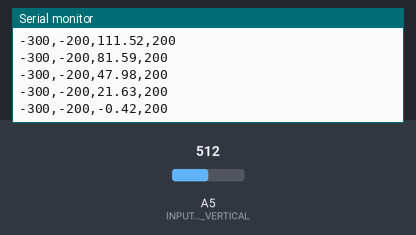
This sketch was run on a simulated Arduino Uno, built with avr-gcc and run on an emulated ATmega328P. On the bench: the last lines printed to the serial monitor. Inputs (shaded band) come from the test bench; at power-on: A5 (INPUT_PIN_VERTICAL) = 512.

Above: at 1.2 s.
1.3 s: A5 (INPUT_PIN_VERTICAL) set to 716
At 1.55 s:
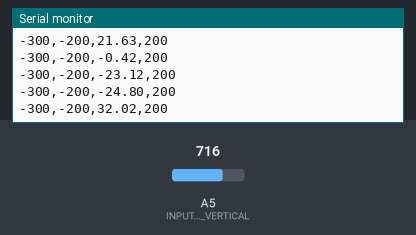
2.8 s: A5 (INPUT_PIN_VERTICAL) set to 900
At 2.87 s:
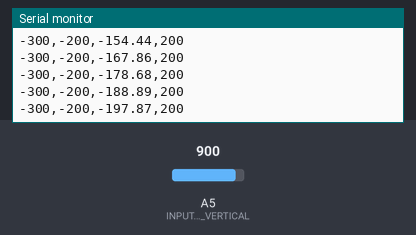
Timing chart, 0 to 5.8 s (numbered marks = the images above; inputs shaded):
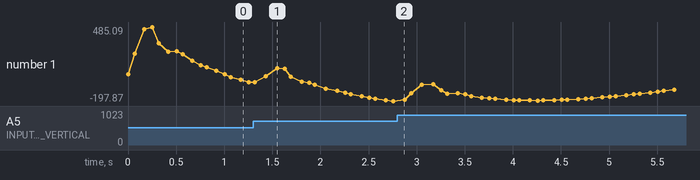

The sketch:

EOG_Mapper.ino
```cpp
#define SAMPLE_RATE 75
#define BAUD_RATE 115200
// #define INPUT_PIN_HORIZONTAL A0
#define INPUT_PIN_VERTICAL A5

int count = 0;

void setup() {
	// Serial connection begin
	Serial.begin(BAUD_RATE);
}

void loop() {
	// Calculate elapsed time
	static unsigned long past = 0;
	unsigned long present = micros();
	unsigned long interval = present - past;
	past = present;

	// Run timer
	static long timer = 0;
	timer -= interval;

	// Sample
	if(timer < 0){
		timer += 1000000 / SAMPLE_RATE;
    // float sensor_value_horizontal = analogRead(INPUT_PIN_HORIZONTAL);
    float sensor_value_vertical = analogRead(INPUT_PIN_VERTICAL);
		// float signal_horizontal = EOGFilter(sensor_value_horizontal);
    float signal_vertical = EOGFilter2(sensor_value_vertical);
    Serial.print(-300);
    Serial.print(",");
    Serial.print("-200");
    Serial.print(",");
		// Serial.print(signal_horizontal);
    // Serial.print(",");
    Serial.print(signal_vertical);
    Serial.print(",");
    Serial.println(200);
    count++;
	}
}

float EOGFilter(float input)
{
  float output = input;
  {
    static float z1, z2; // filter section state
    float x = output - 0.02977423*z1 - 0.04296318*z2;
    output = 0.09797471*x + 0.19594942*z1 + 0.09797471*z2;
    z2 = z1;
    z1 = x;
  }
  {
    static float z1, z2; // filter section state
    float x = output - 0.08383952*z1 - 0.46067709*z2;
    output = 1.00000000*x + 2.00000000*z1 + 1.00000000*z2;
    z2 = z1;
    z1 = x;
  }
  {
    static float z1, z2; // filter section state
    float x = output - -1.92167271*z1 - 0.92347975*z2;
    output = 1.00000000*x + -2.00000000*z1 + 1.00000000*z2;
    z2 = z1;
    z1 = x;
  }
  {
    static float z1, z2; // filter section state
    float x = output - -1.96758891*z1 - 0.96933514*z2;
    output = 1.00000000*x + -2.00000000*z1 + 1.00000000*z2;
    z2 = z1;
    z1 = x;
  }
  return output;
}

float EOGFilter2(float input)
{
  float output = input;
  {
    static float z1, z2; // filter section state
    float x = output - 0.02977423*z1 - 0.04296318*z2;
    output = 0.09797471*x + 0.19594942*z1 + 0.09797471*z2;
    z2 = z1;
    z1 = x;
  }
  {
    static float z1, z2; // filter section state
    float x = output - 0.08383952*z1 - 0.46067709*z2;
    output = 1.00000000*x + 2.00000000*z1 + 1.00000000*z2;
    z2 = z1;
    z1 = x;
  }
  {
    static float z1, z2; // filter section state
    float x = output - -1.92167271*z1 - 0.92347975*z2;
    output = 1.00000000*x + -2.00000000*z1 + 1.00000000*z2;
    z2 = z1;
    z1 = x;
  }
  {
    static float z1, z2; // filter section state
    float x = output - -1.96758891*z1 - 0.96933514*z2;
    output = 1.00000000*x + -2.00000000*z1 + 1.00000000*z2;
    z2 = z1;
    z1 = x;
  }
  return output;
}
```

Measured:
- after the input at 1.3 s, the serial monitor: prints a new line at once (image 1)
- plotted number 1: -23.12 → -197.87 after the input at 1.3 s
